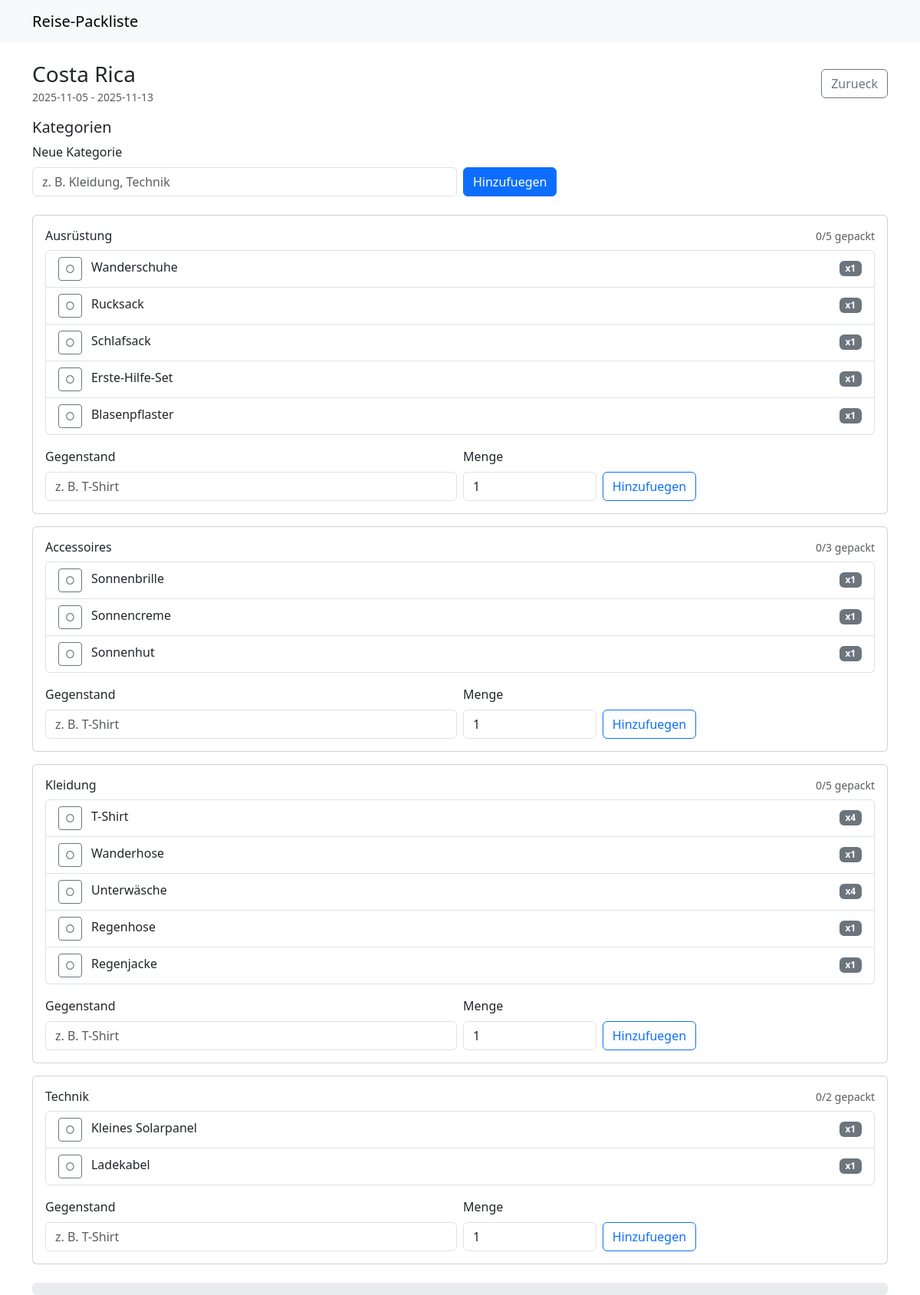
Screenshot of /reise/14 with the database file from the repository.
### main.py (models this page shows)
class BaseModel(Model):
    class Meta:
        database = db

class ReiseModel(BaseModel):
    class Meta:
        table_name = "reisen"
    id = AutoField()
    name = CharField(max_length=200)
    startdatum = DateField()
    enddatum = DateField()
    beschreibung = TextField(default="")
    def fortschritt_berechnen(self) -> float:
        total = sum(len(k.gegenstaende) for k in self.kategorien)
        if total == 0:
            return 0.0
        gepackt = sum(
            sum(1 for g in k.gegenstaende if g.gepackt) for k in self.kategorien
        )
        return round(gepackt / total * 100.0, 2)

class KategorieModel(BaseModel):
    class Meta:
        table_name = "kategorien"
    id = AutoField()
    name = CharField(max_length=200)
    reise = ForeignKeyField(ReiseModel, backref="kategorien", on_delete="CASCADE")
    def anzahl_gepackt(self) -> int:
        return sum(1 for g in self.gegenstaende if g.gepackt)
    def anzahl_gesamt(self) -> int:
        return len(self.gegenstaende)

class GegenstandModel(BaseModel):
    class Meta:
        table_name = "gegenstaende"
    id = AutoField()
    name = CharField(max_length=200)
    menge = IntegerField(default=1)
    gepackt = BooleanField(default=False)
    kategorie = ForeignKeyField(
        KategorieModel, backref="gegenstaende", on_delete="CASCADE"
    )

### main.py (the view)
@app.get("/reise/<int:reise_id>")
def reise_detail(reise_id: int):
    r = ReiseModel.get_or_none(ReiseModel.id == reise_id)
    if not r:
        abort(404)
    return render_template("reise_detail.html", reise_id=reise_id, reise=r)

### main.py (called while the page is built)
@app.before_request
def _db_connect():
    if db.is_closed():
        db.connect(reuse_if_open=True)

@app.teardown_request
def _db_close(exception=None):
    if not db.is_closed():
        db.close()

### templates/reise_detail.html (shortened to what this page needs)
{% extends 'base.html' %}
{% block content %}
<div class="d-flex justify-content-between align-items-center mb-3">
  <div>
    <h1 class="h3 mb-0">{{ reise.name }}</h1>
    <small class="text-muted">{{ reise.startdatum }} - {{ reise.enddatum }}</small>
  </div>
  <a href="{{ url_for('index') }}" class="btn btn-outline-secondary">Zurueck</a>
  </div>
<div class="mb-4">
  <h2 class="h5">Kategorien</h2>
  <form method="post" action="{{ url_for('kategorie_hinzufuegen', reise_id=reise_id) }}" class="row g-2 align-items-end">
    <div class="col-md-6">
      <label for="kategorie_name" class="form-label">Neue Kategorie</label>
      <input type="text" class="form-control" id="kategorie_name" name="kategorie_name" placeholder="z. B. Kleidung, Technik" />
    </div>
    <div class="col-auto">
      <button class="btn btn-primary" type="submit">Hinzufuegen</button>
    </div>
  </form>
</div>
{% if reise.kategorien %}
  {% for kat in reise.kategorien %}
    {% set kat_index = loop.index0 %}
    <div class="card mb-3">
      <div class="card-body">
        <div class="d-flex justify-content-between align-items-center mb-2">
          <h3 class="h6 mb-0">{{ kat.name }}</h3>
          <small class="text-muted">{{ kat.anzahl_gepackt() }}/{{ kat.anzahl_gesamt() }} gepackt</small>
        </div>
        {% if kat.gegenstaende %}
          <ul class="list-group mb-3">
            {% for g in kat.gegenstaende %}
              <li class="list-group-item d-flex justify-content-between align-items-center">
                <div>
                  <form method="post" action="{{ url_for('toggle_gepackt', reise_id=reise_id, kat_index=kat_index, item_index=loop.index0) }}" class="d-inline">
                    <button class="btn btn-sm {{ 'btn-success' if g.gepackt else 'btn-outline-secondary' }}" type="submit" title="Gepackt umschalten">{{ '&#10003;'|safe if g.gepackt else '&#9675;'|safe }}</button>
                  </form>
                  <span class="ms-2">{{ g.name }}</span>
                </div>
                <span class="badge text-bg-secondary">x{{ g.menge }}</span>
              </li>
            {% endfor %}
          </ul>
        {% else %}
          <div class="text-muted mb-3">Noch keine Gegenstaende</div>
        {% endif %}
        <form class="row g-2" method="post" action="{{ url_for('gegenstand_hinzufuegen', reise_id=reise_id) }}">
          <div class="col-md-6">
            <label class="form-label" for="gegenstand_name_{{ loop.index0 }}">Gegenstand</label>
            <input class="form-control" id="gegenstand_name_{{ loop.index0 }}" name="gegenstand_name" placeholder="z. B. T-Shirt" />
          </div>
          <div class="col-md-2">
            <label class="form-label" for="menge_{{ loop.index0 }}">Menge</label>
            <input class="form-control" id="menge_{{ loop.index0 }}" name="menge" type="number" min="1" value="1" />
          </div>
          <div class="col-auto align-self-end">
            <button class="btn btn-outline-primary" type="submit">Hinzufuegen</button>
          </div>
        </form>
      </div>
    </div>
  {% endfor %}
{% else %}
  <div class="alert alert-secondary">Noch keine Kategorien. Lege oben eine an.</div>
{% endif %}
<div class="mt-4">
  <div class="progress" role="progressbar" aria-valuenow="{{ reise.fortschritt_berechnen() }}" aria-valuemin="0" aria-valuemax="100">
  </div>
  </div>
{% endblock %}

### rows the page displays
ReiseModel: name "Costa Rica", startdatum "2025-11-05", enddatum "2025-11-13"
KategorieModel: name "Ausrüstung", anzahl_gepackt "0", anzahl_gesamt "5"
GegenstandModel: gepackt "○", name "Wanderschuhe", menge "1"
GegenstandModel: gepackt "○", name "Rucksack", menge "1"
GegenstandModel: gepackt "○", name "Schlafsack", menge "1"
GegenstandModel: gepackt "○", name "Erste-Hilfe-Set", menge "1"
GegenstandModel: gepackt "○", name "Blasenpflaster", menge "1"
KategorieModel: name "Accessoires", anzahl_gepackt "0", anzahl_gesamt "3"
GegenstandModel: gepackt "○", name "Sonnenbrille", menge "1"
GegenstandModel: gepackt "○", name "Sonnencreme", menge "1"
GegenstandModel: gepackt "○", name "Sonnenhut", menge "1"
KategorieModel: name "Kleidung", anzahl_gepackt "0", anzahl_gesamt "5"
GegenstandModel: gepackt "○", name "T-Shirt", menge "4"
GegenstandModel: gepackt "○", name "Wanderhose", menge "1"
GegenstandModel: gepackt "○", name "Unterwäsche", menge "4"
GegenstandModel: gepackt "○", name "Regenhose", menge "1"
GegenstandModel: gepackt "○", name "Regenjacke", menge "1"
KategorieModel: name "Technik", anzahl_gepackt "0", anzahl_gesamt "2"
GegenstandModel: gepackt "○", name "Kleines Solarpanel", menge "1"
GegenstandModel: gepackt "○", name "Ladekabel", menge "1"
